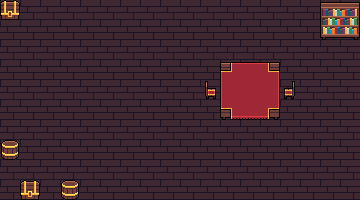

Tiled map render using the project's own tile images. Description and the whole map definition, tile-layer contents included, below:
An orthogonal 18x10 tile map with 20x20 px tiles, 2 tile layers (ground, obstacles) and 5 objects (4x enemy_spawn, player_spawn).

<map version="1.10" tiledversion="1.10.2" orientation="orthogonal" renderorder="right-down" width="18" height="10" tilewidth="20" tileheight="20" infinite="0" nextlayerid="9" nextobjectid="20">
 <tileset firstgid="1" source="tileset.tsx" />
 <layer id="6" name="ground" width="18" height="10">
  <data encoding="csv">
56,56,56,56,56,56,56,56,56,56,56,56,56,56,56,56,56,56,
56,56,56,56,56,56,56,56,56,56,56,56,56,56,56,56,56,56,
56,56,56,56,56,56,56,56,56,56,56,56,56,56,56,56,56,56,
56,56,56,56,56,56,56,56,56,56,56,56,56,56,56,56,56,56,
56,56,56,56,56,56,56,56,56,56,56,56,56,56,56,56,56,56,
56,56,56,56,56,56,56,56,56,56,56,56,56,56,56,56,56,56,
56,56,56,56,56,56,56,56,56,56,56,56,56,56,56,56,56,56,
56,56,56,56,56,56,56,56,56,56,56,56,56,56,56,56,56,56,
56,56,56,56,56,56,56,56,56,56,56,56,56,56,56,56,56,56,
56,56,56,56,56,56,56,56,56,56,56,56,56,56,56,56,56,56
</data>
 </layer>
 <layer id="7" name="obstacles" width="18" height="10">
  <data encoding="csv">
344,0,0,0,0,0,0,0,0,0,0,0,0,0,0,0,429,430,
0,0,0,0,0,0,0,0,0,0,0,0,0,0,0,0,450,451,
0,0,0,0,0,0,0,0,0,0,0,0,0,0,0,0,0,0,
0,0,0,0,0,0,0,0,0,0,0,411,412,413,0,0,0,0,
0,0,0,0,0,0,0,0,0,0,263,432,433,434,265,0,0,0,
0,0,0,0,0,0,0,0,0,0,0,453,454,455,0,0,0,0,
0,0,0,0,0,0,0,0,0,0,0,0,0,0,0,0,0,0,
323,0,0,0,0,0,0,0,0,0,0,0,0,0,0,0,0,0,
0,0,0,0,0,0,0,0,0,0,0,0,0,0,0,177,0,0,
0,344,0,323,0,0,0,0,0,0,0,0,0,0,0,0,0,0
</data>
 </layer>
 <objectgroup id="8" name="spawn">
  <object id="15" name="player_spawn" x="200" y="60">
   <properties>
    <property name="direction" value="left" />
   </properties>
  </object>
  <object id="16" name="enemy_spawn" x="320" y="60" />
  <object id="17" name="enemy_spawn" x="320" y="100" />
  <object id="18" name="enemy_spawn" x="40" y="40" />
  <object id="19" name="enemy_spawn" x="40" y="80" />
 </objectgroup>
</map>
